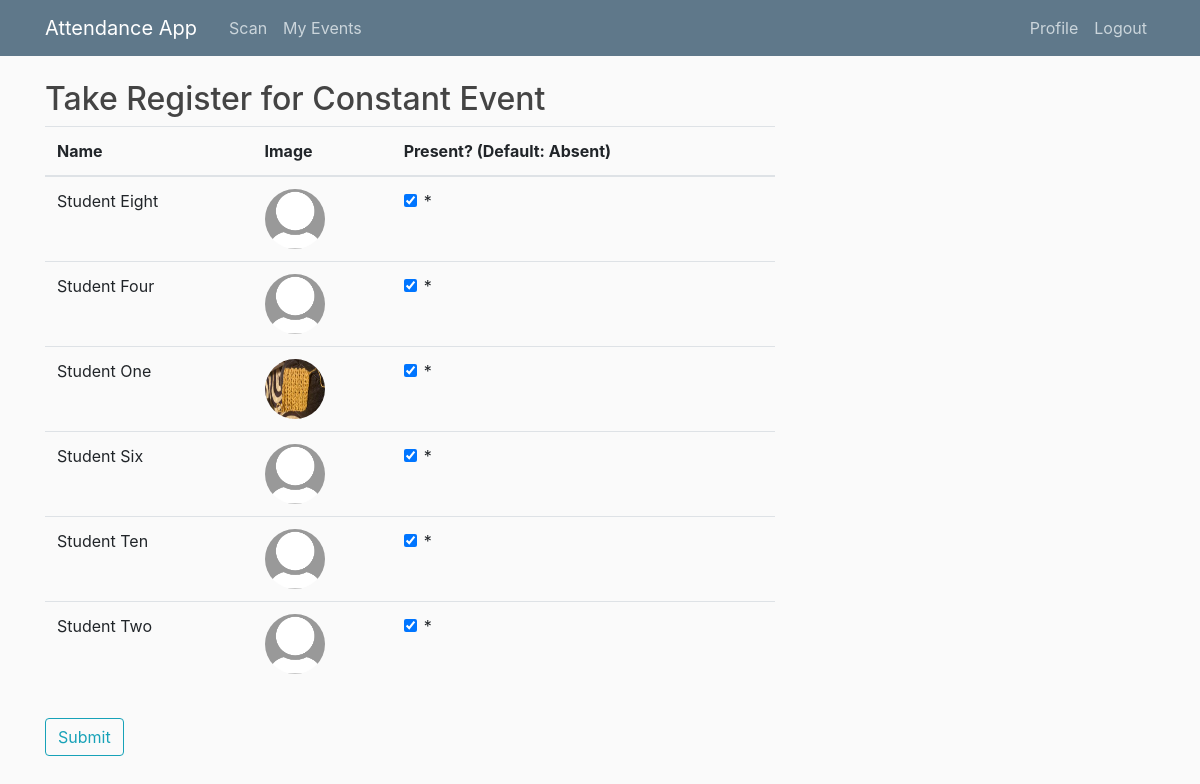
/event/4/register/ (signed in), run on the app's committed database.
### main/models.py (models this page shows, shortened)
class Event(models.Model):
    EVENT_TYPES = (
        ('LE', 'Lecture'),
        ('EX', 'Examination'),
        ('TU', 'Tutorial'),
        ('SG', 'Study Group')
    )
    title = models.CharField(max_length = 100)
    event_type = models.CharField(max_length=2, choices=EVENT_TYPES) # Lecture, tutorial, exam or study group
    start_time = models.DateTimeField(default = timezone.now)
    end_time = models.DateTimeField(default = one_hour_ahead)
    location = models.CharField(max_length = 100, null = True)
    leader = models.ForeignKey(Staff, on_delete=models.CASCADE, related_name = 'staff_leader') # Leader must be a staff member
    attendees = models.ManyToManyField(Student, related_name='student_attendees')
    auth_uuid = models.UUIDField(default=uuid.uuid4, editable = False) # Generates authentication hash
    register_taken = models.BooleanField(default = False)
    def started(self):
        if timezone.now() >= self.start_time:
            return True
        else:
            return False

class Attendance(models.Model):
    student = models.ForeignKey(Student, on_delete=models.CASCADE) # if student is deleted, attendance authentications should be deleted too
    event = models.ForeignKey(Event, on_delete=models.CASCADE) # if event is deleted, attendance authentications should be deleted too
    auth_time = models.DateTimeField(null=True)

### users/models.py (models this page shows, shortened)
class Student(models.Model):
    user = models.OneToOneField(User,  on_delete=models.CASCADE) # Each Student object maps to one account and vice versa
    cid = models.AutoField(primary_key=True) # CIDs have 8 digits
    course = models.CharField(max_length=50, null = True)
    year = models.IntegerField(null=True)

class Profile(models.Model):
    user = models.OneToOneField(User, on_delete=models.CASCADE)
    image = models.ImageField(default='default.jpg', upload_to='profile_pics')

### main/views.py (the view)
# urls.py: path('event/<int:pk>/register/', views.take_register, name='event-register') # Electronic register for each event
@login_required
def take_register(request, pk):
    event = get_object_or_404(Event, pk=pk)
    student_auths = Attendance.objects.filter(event=event).order_by('student__user__first_name', 'student__user__last_name') # Extract queryset of authentications, ordered by student's first name
    count = student_auths.count()
    register_formset = formset_factory(AttendanceVerificationForm, extra=count) # Create formset
    initial = []
    for auth in student_auths:
        initial.append(
            {'mark_attendance': Verification.objects.filter(student=auth.student, event=event).exists()}
        )
    if event.leader.user == request.user or request.user.groups.filter(name="Admin").exists():
        if event.event_type == 'LE': # Register does not need to be taken at lectures
            messages.info(request, f'Register does not need to be taken at a lecture')
            return redirect(event.get_absolute_url())
        else: # Tutorials, study groups and exams require a register to be taken
            if event.started(): # Only allow register to be taken if event has started
                if request.method == 'POST': # If the request is a POST request, process the form's data
                    formset = register_formset(request.POST)
                    student_list = zip(formset, student_auths)
                    if formset.is_valid():
                        event.register_taken = True # Mark that a register has been taken for this event
                        event.save()
                        for form, auth in student_list:
                            student = auth.student
                            mark = form.cleaned_data.get('mark_attendance') # Obtain data submitted from each form in formset
                            if mark == True:
                                if Verification.objects.filter(student=student, event=event).exists(): # Verification already exists for this particular event and student
                                    verification = Verification.objects.get(student=student, event=event)
                                    verification.verification_time = timezone.now() # Edit that verification object
                                else:
                                    verification = Verification.objects.create(verification_time=timezone.now(), event=event, student=student) # Create Verification object
                                verification.save()
                            else:
                                if Verification.objects.filter(student=student, event=event).exists(): # Verification already exists for this particular event and student
                                    verification = Verification.objects.get(student=student, event=event)
                                    verification.delete() # Delete verification object if student was not present at that event
                        messages.success(request, f'Register saved successfully!')
                        return redirect(event.get_absolute_url())
                else: # If this is a GET (or any other) request, create a blank formset
                    student_list = zip(register_formset(initial=initial), student_auths) # Initialise formset with previous register data (if any)
            else: # Event hasn't started yet
                messages.error(request, f'Event has not started yet')
                return redirect(event.get_absolute_url())
        context = {
                'formset': register_formset(),
                'list': student_list,
                'event': event,
        }
        return render(request, 'main/take_register.html', context)
    else: # Logged in user is not an admin user / staff leader
        return HttpResponse(status=403)

### main/templates/main/take_register.html (shortened to what this page needs)
{% extends 'main/base.html' %}
{% load crispy_forms_tags %}
{% block content %}
<h2>Take Register for {{ event.title }}</h2>
<form method="POST">
    <fieldset class="form-group">
        <div class="table-responsive">
            <table class="table">
                <thead>
                    <tr>
                        <th scope="col">Name</th>
                        <th scope="col">Image</th>
                        <th scope="col">Present? (Default: Absent)</th>
                    </tr>
                </thead>
                <tbody>
                    {% for form, auth_student in list %}
                    <tr>
                        <td>{{ auth_student.student.user.first_name }} {{auth_student.student.user.last_name }}</td>
                        <td><img src="{{ auth_student.student.user.profile.image.url }}" class="rounded-circle article-img"></td>
                        <td>
                            {{ form|crispy }}
                        </td>
                    </tr>
                    {% endfor %}
                </tbody>
            </table>
        </div>
    </fieldset>
    <div class="form-group">
        <button class="btn btn-outline-info" type="submit">Submit</button>
    </div>
</form>
{% endblock content %}

### main/static/main/main.css (style rules this page uses)
body { background: #fafafa; color: #333333; margin-top: 5rem; }
h1, h2, h3, h4, h5, h6 { color: #444444; }
h2 { font-size: 2rem; }
.article-img { height: 60px; width: 60px; }

### data on the page
Event: title "Constant Event"
Attendance: student.user.first_name "Student", student.user.last_name "Eight", student.user.profile.image (placeholder picture)
Attendance: student.user.first_name "Student", student.user.last_name "Four", student.user.profile.image (placeholder picture)
Attendance: student.user.first_name "Student", student.user.last_name "One", student.user.profile.image (picture)
Attendance: student.user.first_name "Student", student.user.last_name "Six", student.user.profile.image (placeholder picture)
Attendance: student.user.first_name "Student", student.user.last_name "Ten", student.user.profile.image (placeholder picture)
Attendance: student.user.first_name "Student", student.user.last_name "Two", student.user.profile.image (placeholder picture)
